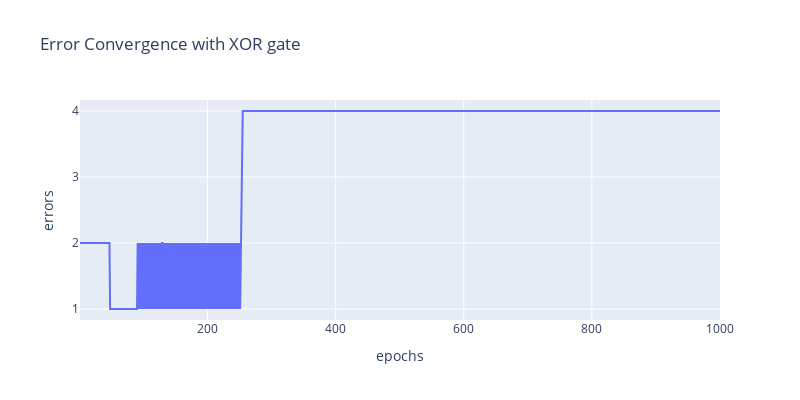

Source (notebook cell):
### Code cell
# plot the error values for XOR gate using binary step function
plot_graph(errors, 'Error Convergence with XOR gate')

### Figure 1 — Plotly figure (JSON) as saved in the notebook; plotly's stock layout.template omitted (floating-point values rounded to 4 significant figures; data arrays with more than 128 entries replaced by an {"elided": "..."} marker saying what was removed)
{"data": [{"hovertemplate": "epochs=%{x}<br>errors=%{y}<extra></extra>", "legendgroup": "", "line": {"color": "#636efa", "dash": "solid"}, "marker": {"symbol": "circle"}, "mode": "lines", "name": "", "orientation": "v", "showlegend": false, "type": "scatter", "x": {"elided": "1000 int values"}, "xaxis": "x", "y": {"elided": "1000 int values"}, "yaxis": "y"}], "layout": {"height": 400, "legend": {"tracegroupgap": 0}, "title": {"text": "Error Convergence with XOR gate"}, "width": 800, "xaxis": {"anchor": "y", "domain": [0, 1], "title": {"text": "epochs"}}, "yaxis": {"anchor": "x", "domain": [0, 1], "title": {"text": "errors"}}}}
